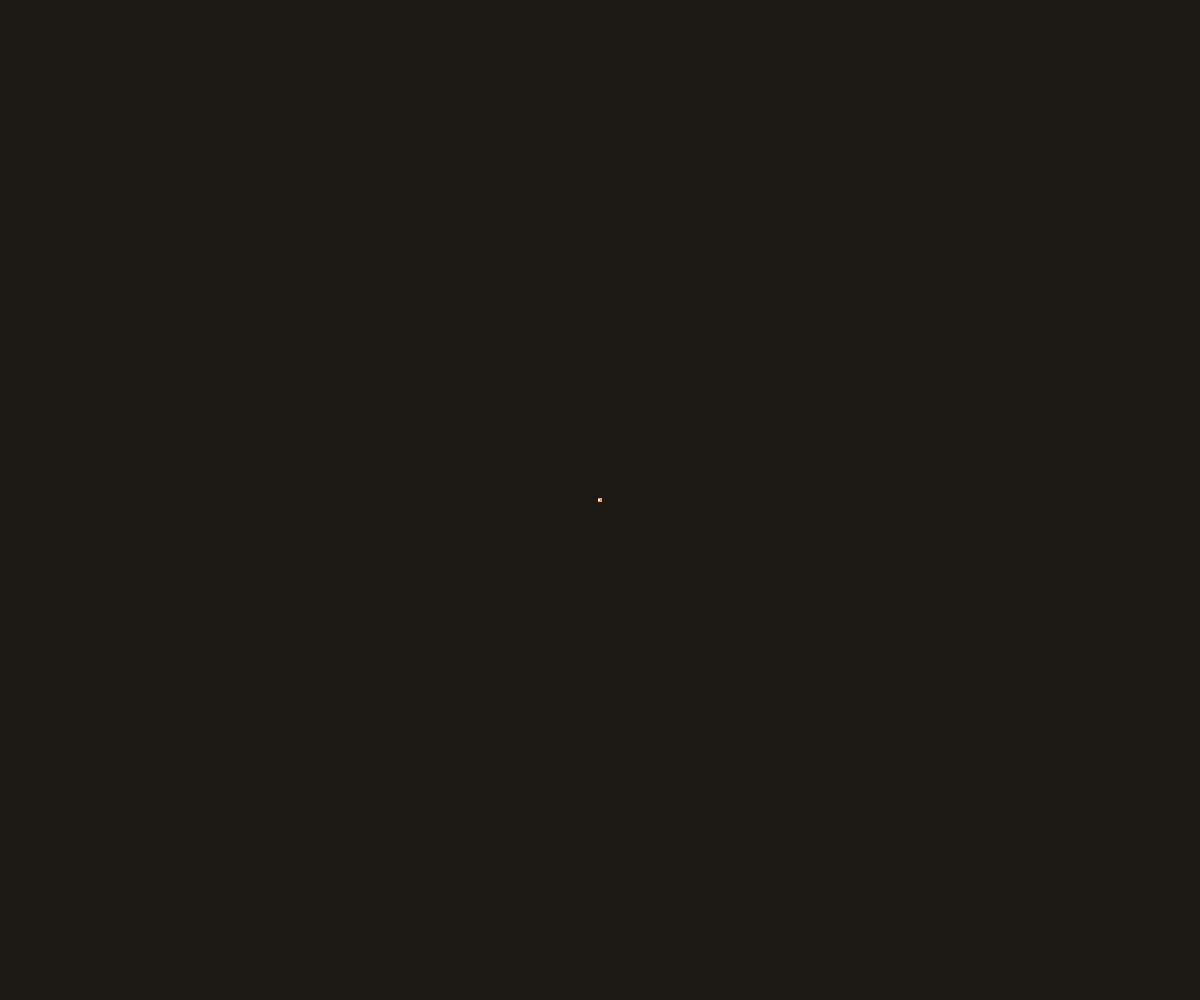
Frame 1 (no input)
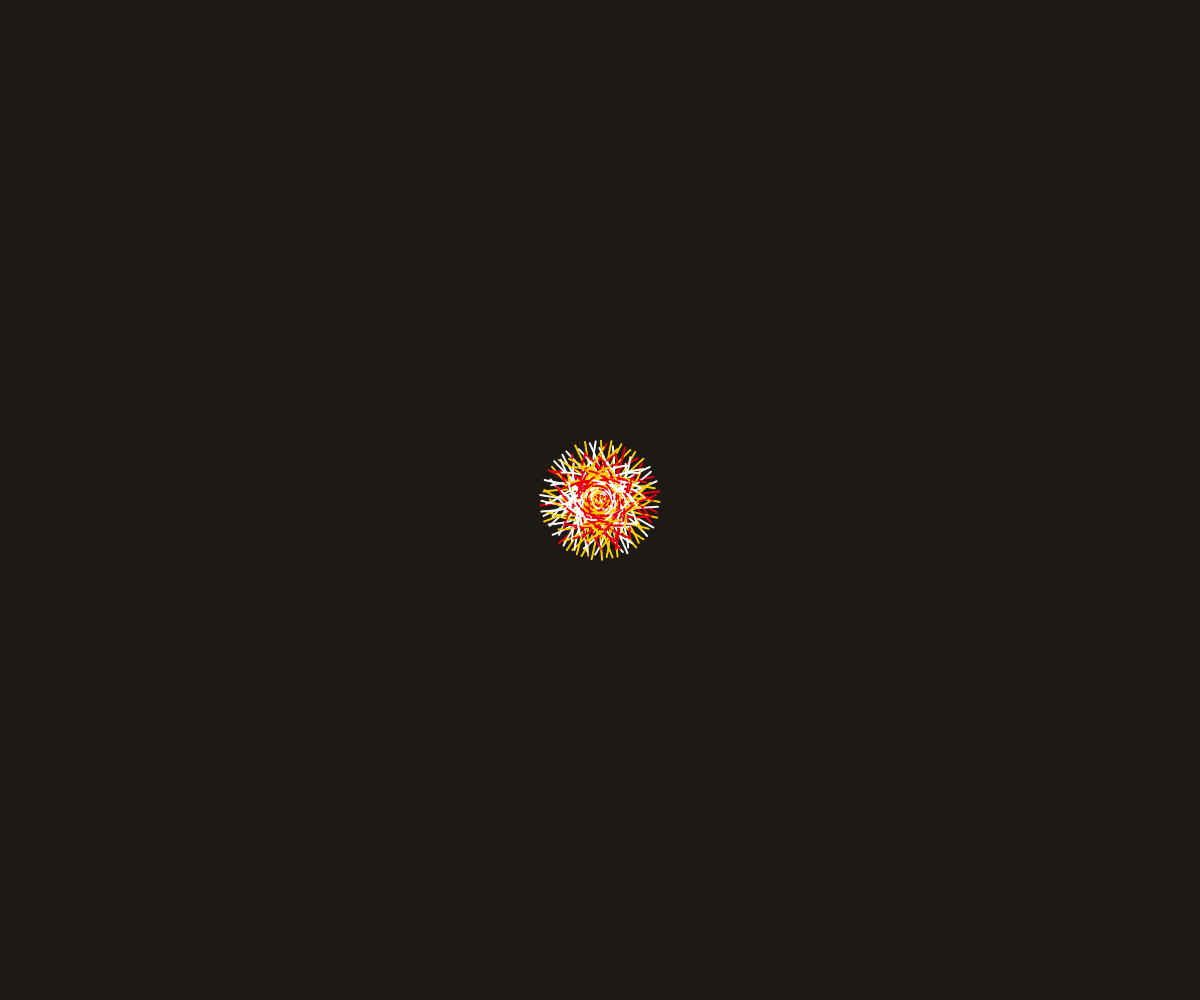
Frame 60 (no input)
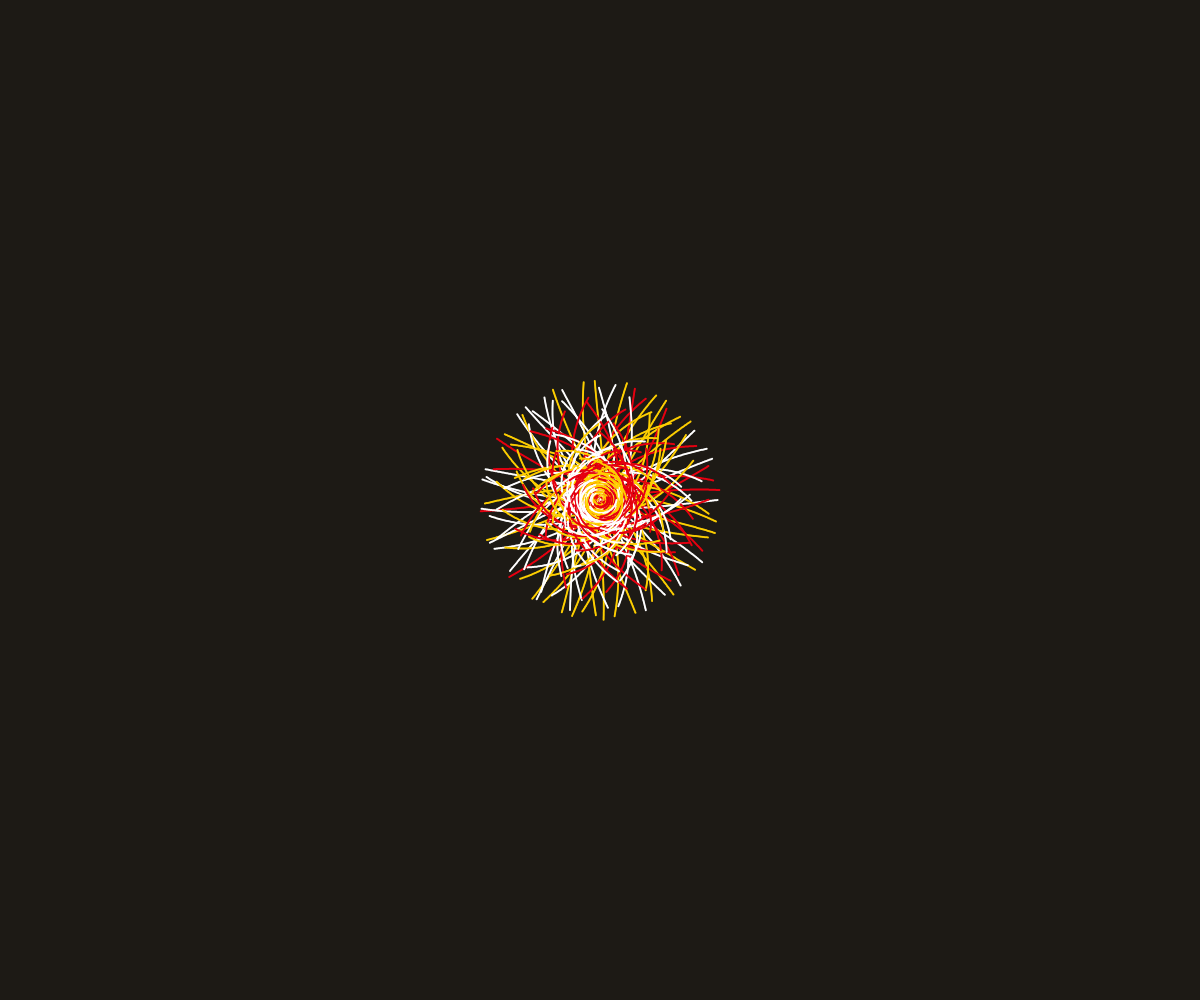
Frame 120 (the mouse pressed at the canvas centre since frame 60)

The p5.js sketch that drew these frames (run headless with seeded random() and noise() and a simulated clock; from frame 60 on, the mouse is pressed at the canvas centre):

// p5.js sketch
// ── sketch.js
let particles = [];
let alpha;
let colors;

let palettes = [["#DCAFD0", "#E5998D", "#189A8A", "#5E418B", "#E3DB52", "#7798DD"], ["#10111C", "#23AECC", "#ECE1B4", "#CC3016", "#F2C96E", "#178FA6"], ['#000090', '#0D809C', '#FFC200', '#D63826', '#FF7400', '#0F4155', '#5399A1', '#8CA96B', '#FF2600', '#EFAC55', '#668065', '#DBE5EC', '#336B87', '#2A3132', '#E94D35'], ["#072ac8", "#1e96fc", "#a2d6f9", "#fcf300", "#ffc600"], ["#ffdb4d", "#f54556", "#477bf5", "#ff9640", "#4ebbf5", "#fe84fe", "#ffffff"], ["#FFFFFF", "#E60011", "#FECF00"], ["#FFFFFF", "#008ADF", "#FDDF03", "#FF015C"]];

function setup() {
    createCanvas(window.innerWidth, window.innerHeight);
    colorMode(HSB, 100);
    noStroke();
    background("#1D1A15");
    updateParticles();
    alpha = random(500, 1000);
}

function draw() {
    for(let p of particles) {
        p.draw();
        p.move();
    }
}

function updateParticles() {
    let colors = random(palettes);
    particles = [];
    let r = 1;
    let n = 500;
    for(let i = 0; i < n; i++) {
        let theta = map(i, 0, n, -PI, PI);
        let x_ = width/2 + r*cos(theta);
        let y_ = height/2 + r*sin(theta);
        let s_ = 2;
        let c_ = random(colors);
        particles.push(new Particle(x_, y_, s_, c_, i));
    }
}

function Particle(x_, y_, s_, c_, i_) {
    this.x = x_;
    this.y = y_;
    this.size = s_;
    this.c = c_;

    this.alpha = 100;
    this.dist = 1;
    this.offset = i_;


    this.move = function () {
        let theta = atan2(this.y-height/2, this.x-width/2) + frameCount/alpha + this.offset;
        let v = p5.Vector.fromAngle(theta, this.dist);
        this.x += v.x;
        this.y += v.y;

    }

    this.draw = function() {
        fill(this.c);
        circle(this.x, this.y, this.size);
    }
}
